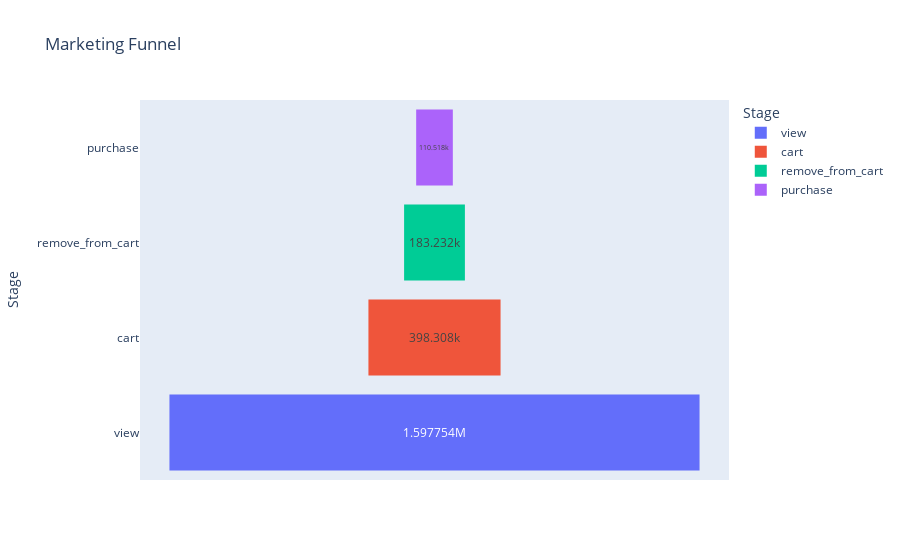

The notebook cell saved with this chart:
### Code cell
import plotly.express as px
fig = px.funnel(funnel_df, x='Users', y='Stage', color='Stage', title='Marketing Funnel')
fig.show()

### Figure 1 — Plotly figure (JSON) as saved in the notebook; plotly's stock layout.template omitted (floating-point values rounded to 4 significant figures)
{"data": [{"hovertemplate": "Stage=%{y}<br>Users=%{x}<extra></extra>", "legendgroup": "view", "marker": {"color": "#636efa"}, "name": "view", "orientation": "h", "showlegend": true, "type": "funnel", "x": [1597754], "xaxis": "x", "y": ["view"], "yaxis": "y"}, {"hovertemplate": "Stage=%{y}<br>Users=%{x}<extra></extra>", "legendgroup": "cart", "marker": {"color": "#EF553B"}, "name": "cart", "orientation": "h", "showlegend": true, "type": "funnel", "x": [398308], "xaxis": "x", "y": ["cart"], "yaxis": "y"}, {"hovertemplate": "Stage=%{y}<br>Users=%{x}<extra></extra>", "legendgroup": "remove_from_cart", "marker": {"color": "#00cc96"}, "name": "remove_from_cart", "orientation": "h", "showlegend": true, "type": "funnel", "x": [183232], "xaxis": "x", "y": ["remove_from_cart"], "yaxis": "y"}, {"hovertemplate": "Stage=%{y}<br>Users=%{x}<extra></extra>", "legendgroup": "purchase", "marker": {"color": "#ab63fa"}, "name": "purchase", "orientation": "h", "showlegend": true, "type": "funnel", "x": [110518], "xaxis": "x", "y": ["purchase"], "yaxis": "y"}], "layout": {"legend": {"title": {"text": "Stage"}, "tracegroupgap": 0}, "title": {"text": "Marketing Funnel"}, "xaxis": {"anchor": "y", "domain": [0, 1], "title": {"text": "Users"}}, "yaxis": {"anchor": "x", "categoryarray": ["purchase", "remove_from_cart", "cart", "view"], "categoryorder": "array", "domain": [0, 1], "title": {"text": "Stage"}}}}
